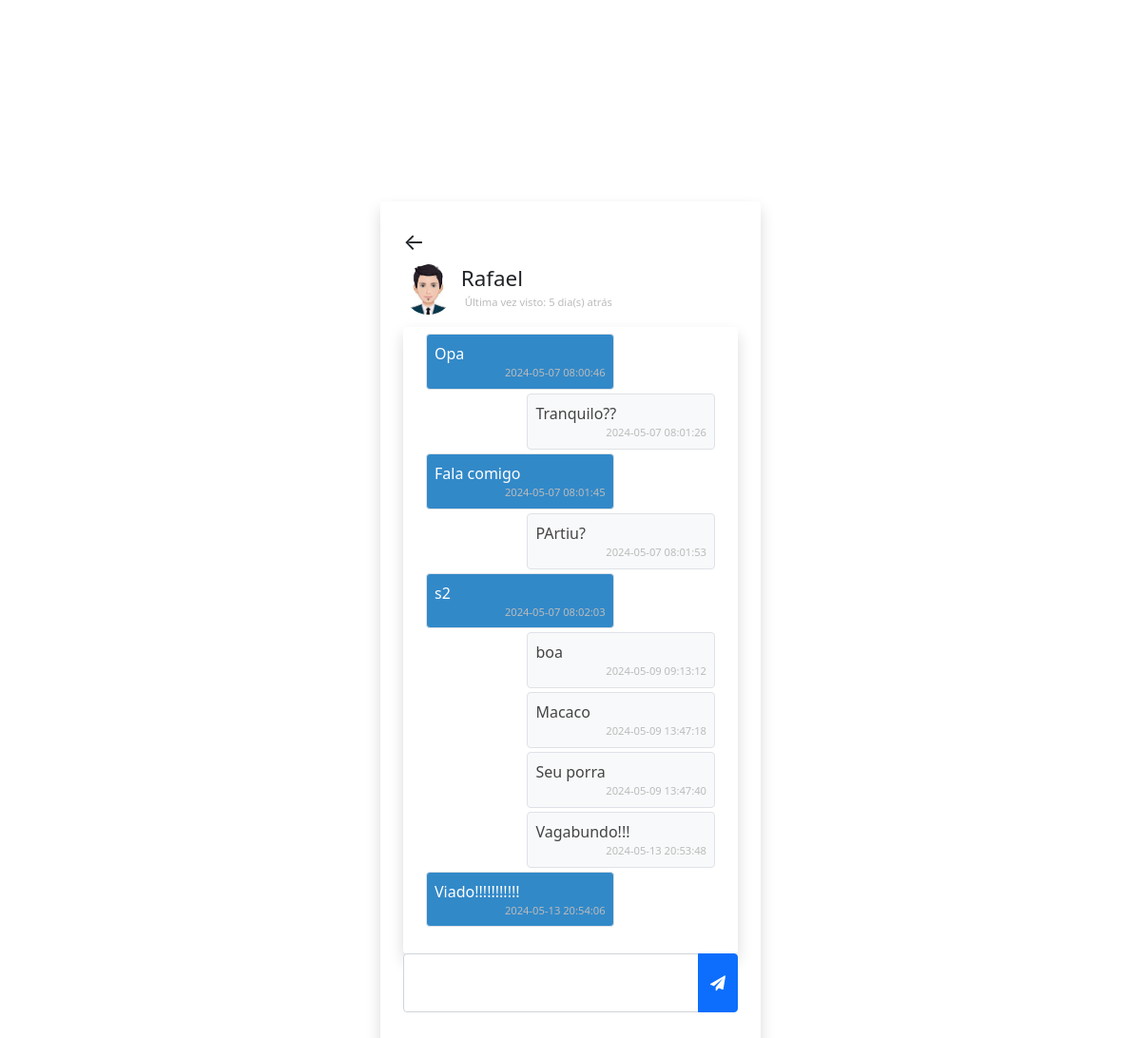
Page /chat.php?user=Rafuxo (signed in) on the committed database.
### tables this page shows
CREATE TABLE `users` (
  `user_id` int(11) NOT NULL,
  `name` varchar(255) NOT NULL,
  `username` varchar(255) NOT NULL,
  `password` varchar(1000) NOT NULL,
  `p_p` varchar(255) DEFAULT 'user-default.png',
  `last_seen` datetime NOT NULL DEFAULT current_timestamp()
);

CREATE TABLE `chats` (
  `chat_id` int(11) NOT NULL,
  `from_id` int(11) NOT NULL,
  `to_id` int(11) NOT NULL,
  `message` text NOT NULL,
  `opened` tinyint(1) NOT NULL DEFAULT 0,
  `created_at` datetime NOT NULL DEFAULT current_timestamp()
);

### app/helpers/user.php (called while the page is built)
<?php
function getUser($username, $conn){
   $sql = "SELECT * FROM users
           WHERE username=?";
   $stmt = $conn->prepare($sql);
   $stmt->execute([$username]);
   if ($stmt->rowCount() === 1) {
   	 $user = $stmt->fetch();
   	 return $user;
   }else {
   	$user = [];
   	return $user;
   }
}

### app/helpers/timeAgo.php (called while the page is built, shortened)
<?php
function last_seen($date_time){
   $timestamp = strtotime($date_time);
   $strTime = array("segundo", "minuto", "hora", "dia", "mês", "ano");
   $length = array("60","60","24","30","12","10");
   $currentTime = time();
   if($currentTime >= $timestamp) {
		$diff     = time()- $timestamp;
		for($i = 0; $diff >= $length[$i] && $i < count($length)-1; $i++) {
		$diff = $diff / $length[$i];
		}
		$diff = round($diff);
		if ($diff < 59 && $strTime[$i] == "segundo") {
			return 'Ativo';
		}else {
			return $diff . " " . $strTime[$i] . "(s) atrás ";
		}
   }
}
?>

### app/helpers/chat.php (called while the page is built)
<?php
function getChats($id_1, $id_2, $conn){
   $sql = "SELECT * FROM chats
           WHERE (from_id=? AND to_id=?)
           OR    (to_id=? AND from_id=?)
           ORDER BY chat_id ASC";
    $stmt = $conn->prepare($sql);
    $stmt->execute([$id_1, $id_2, $id_1, $id_2]);
    if ($stmt->rowCount() > 0) {
    	$chats = $stmt->fetchAll();
    	return $chats;
    }else {
    	$chats = [];
    	return $chats;
    }
}

### chat.php (the view, shortened to what this page needs)
<?php
  if (isset($_SESSION['username'])) {
  	include 'app/db.conn.php';
  	include 'app/helpers/user.php';
  	include 'app/helpers/chat.php';
  	include 'app/helpers/timeAgo.php';
  	$chatWith = getUser($_GET['user'], $conn);
  	$chats = getChats($_SESSION['user_id'], $chatWith['user_id'], $conn);
?>
<!DOCTYPE html>
<html lang="pt-br">
<head>
	<link href="https://cdn.jsdelivr.net/npm/bootstrap@5.0.1/dist/css/bootstrap.min.css" rel="stylesheet">
	<link rel = "stylesheet" href = "css/style.css">
	<link rel="stylesheet" href="https://cdnjs.cloudflare.com/ajax/libs/font-awesome/4.7.0/css/font-awesome.min.css">
</head>
<body class = "d-flex justify-content-center align-items-center vh-100">
    <div class = "w-400 shadow p-4 rounded">
    	<a href = "home.php" class = "fs-4 link-dark">&#8592;</a>
    	   <div class = "d-flex align-items-center">
    	   	  <img src = "uploads/<?=$chatWith['p_p']?>" class = "w-15 rounded-circle">
               <h3 class = "display-4 fs-sm m-2">
               	  <?=$chatWith['name']?> <br>
               	  	<div class = "d-flex align-items-center" title = "online">
						<?php
							if (last_seen($chatWith['last_seen']) == "Ativo") {
						?>
							<div class = "online"></div>
							<small class = "d-block p-1">Online</small>
						<?php }else{ ?>
							<small class = "d-block p-1">
								Última vez visto:
								<?=last_seen($chatWith['last_seen'])?>
							</small>
						<?php } ?>
               	  </div>
               </h3>
    	   </div>
    	   <div class = "shadow p-4 rounded d-flex flex-column mt-2 chat-box" id = "chatBox">
    	        <?php
                     if (!empty($chats)) {
                     foreach($chats as $chat){
                     	if($chat['from_id'] == $_SESSION['user_id'])
                     	{ ?>
						<p class = "rtext align-self-end border rounded p-2 mb-1">
						    <?=$chat['message']?>
						    <small class = "d-block">
						    	<?=$chat['created_at']?>
						    </small>
						</p>
                    <?php }else{ ?>
						<p class = "ltext border rounded p-2 mb-1">
							<?=$chat['message']?>
							<small class = "d-block">
								<?=$chat['created_at']?>
							</small>
						</p>
                    <?php }
                     }
    	   		} ?>
    	   </div>
    	   <div class = "input-group mb-3">
    	   	   <textarea cols = "3" id = "message" class = "form-control"></textarea>
    	   	   <button class = "btn btn-primary" id = "sendBtn">
    	   	   	  <i class = "fa fa-paper-plane"></i>
    	   	   </button>
    	   </div>
    </div>
 </body>
 </html>
<?php
  }else{
  	header("Location: index.php");
   	exit;
  }
 ?>

### css/style.css (style rules this page uses)
.vh-100 { min-height: 100vh; }
.w-400 { width: 400px; }
a { text-decoration: none; }
.w-15 { width: 15%; }
.fs-sm { font-size: 1.4rem; }
small { color: #bbb; font-size: 0.7rem; text-align: right; }
.chat-box { overflow-y: auto; overflow-x: hidden; max-height: 50vh; }
.rtext { width: 65%; background: #f8f9fa; color: #444; }
.ltext { width: 65%; background: #3289c8; color: #fff; }
textarea { resize: none; }

### rows in the picture
users: p_p (picture), name "Rafael", last_seen "5 dia(s) atrás"
chats: message "Opa", created_at "2024-05-07 08:00:46"
chats: message "Tranquilo??", created_at "2024-05-07 08:01:26"
chats: message "Fala comigo", created_at "2024-05-07 08:01:45"
chats: message "PArtiu?", created_at "2024-05-07 08:01:53"
chats: message "s2", created_at "2024-05-07 08:02:03"
chats: message "boa", created_at "2024-05-09 09:13:12"
chats: message "Macaco", created_at "2024-05-09 13:47:18"
chats: message "Seu porra", created_at "2024-05-09 13:47:40"
chats: message "Vagabundo!!!", created_at "2024-05-13 20:53:48"
chats: message "Viado!!!!!!!!!!!", created_at "2024-05-13 20:54:06"
